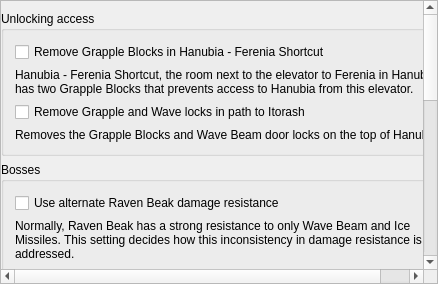
<?xml version="1.0" encoding="UTF-8"?>
<ui version="4.0">
 <class>PresetDreadPatches</class>
 <widget class="QMainWindow" name="PresetDreadPatches">
  <property name="geometry">
   <rect>
    <x>0</x>
    <y>0</y>
    <width>438</width>
    <height>284</height>
   </rect>
  </property>
  <property name="windowTitle">
   <string>Other</string>
  </property>
  <widget class="QWidget" name="centralWidget">
   <property name="maximumSize">
    <size>
     <width>16777215</width>
     <height>16777215</height>
    </size>
   </property>
   <layout class="QVBoxLayout" name="verticalLayout">
    <property name="leftMargin">
     <number>0</number>
    </property>
    <property name="topMargin">
     <number>0</number>
    </property>
    <property name="rightMargin">
     <number>0</number>
    </property>
    <property name="bottomMargin">
     <number>0</number>
    </property>
    <item>
     <widget class="QScrollArea" name="scroll_area">
      <property name="widgetResizable">
       <bool>true</bool>
      </property>
      <widget class="QWidget" name="scroll_contents">
       <property name="geometry">
        <rect>
         <x>0</x>
         <y>0</y>
         <width>498</width>
         <height>754</height>
        </rect>
       </property>
       <layout class="QVBoxLayout" name="scroll_layout">
        <property name="leftMargin">
         <number>0</number>
        </property>
        <property name="topMargin">
         <number>2</number>
        </property>
        <property name="rightMargin">
         <number>0</number>
        </property>
        <property name="bottomMargin">
         <number>0</number>
        </property>
        <item>
         <spacer name="top_spacer">
          <property name="orientation">
           <enum>Qt::Vertical</enum>
          </property>
          <property name="sizeType">
           <enum>QSizePolicy::Fixed</enum>
          </property>
          <property name="sizeHint" stdset="0">
           <size>
            <width>20</width>
            <height>8</height>
           </size>
          </property>
         </spacer>
        </item>
        <item>
         <widget class="QGroupBox" name="unlock_group">
          <property name="title">
           <string>Unlocking access</string>
          </property>
          <layout class="QVBoxLayout" name="unlock_layout">
           <item>
            <widget class="QCheckBox" name="hanubia_shortcut_no_grapple_check">
             <property name="text">
              <string>Remove Grapple Blocks in Hanubia - Ferenia Shortcut</string>
             </property>
            </widget>
           </item>
           <item>
            <widget class="QLabel" name="hanubia_shortcut_no_grapple_label">
             <property name="text">
              <string>&lt;html&gt;&lt;head/&gt;&lt;body&gt;&lt;p&gt;Hanubia - Ferenia Shortcut, the room next to the elevator to Ferenia in Hanubia, has two Grapple Blocks that prevents access to Hanubia from this elevator.&lt;/p&gt;&lt;/body&gt;&lt;/html&gt;</string>
             </property>
             <property name="wordWrap">
              <bool>true</bool>
             </property>
            </widget>
           </item>
           <item>
            <widget class="QCheckBox" name="hanubia_easier_path_to_itorash_check">
             <property name="text">
              <string>Remove Grapple and Wave locks in path to Itorash</string>
             </property>
            </widget>
           </item>
           <item>
            <widget class="QLabel" name="hanubia_easier_path_to_itorash_label">
             <property name="text">
              <string>Removes the Grapple Blocks and Wave Beam door locks on the top of Hanubia.</string>
             </property>
            </widget>
           </item>
          </layout>
         </widget>
        </item>
        <item>
         <widget class="QGroupBox" name="bosses_group">
          <property name="title">
           <string>Bosses</string>
          </property>
          <layout class="QVBoxLayout" name="raven_beak_damage_table_handling_layout">
           <item>
            <widget class="QCheckBox" name="raven_beak_damage_table_handling_check">
             <property name="text">
              <string>Use alternate Raven Beak damage resistance</string>
             </property>
            </widget>
           </item>
           <item>
            <widget class="QLabel" name="raven_beak_damage_table_handling_label">
             <property name="text">
              <string>Normally, Raven Beak has a strong resistance to only Wave Beam and Ice Missiles. This setting decides how this inconsistency in damage resistance is addressed.

When unchecked, the damage of all weapons will be reduced by the same factor as Wave Beam and Ice Missiles.

When checked, the damage of Wave Beam and Ice Missiles will be increased to match that of Plasma Beam and Super Missiles, respectively.</string>
             </property>
             <property name="wordWrap">
              <bool>true</bool>
             </property>
            </widget>
           </item>
          </layout>
         </widget>
        </item>
        <item>
         <widget class="QGroupBox" name="x_group">
          <property name="title">
           <string>X Parasites</string>
          </property>
          <layout class="QVBoxLayout" name="verticalLayout_2">
           <item>
            <widget class="QCheckBox" name="x_starts_released_check">
             <property name="text">
              <string>Start game with the X already released</string>
             </property>
            </widget>
           </item>
           <item>
            <widget class="QLabel" name="x_starts_released_label">
             <property name="text">
              <string>The X variant of enemies are stronger, making the game harder. This allows access to Golzuna and Experiment Z-57 without having to visit Elun.</string>
             </property>
             <property name="wordWrap">
              <bool>true</bool>
             </property>
            </widget>
           </item>
          </layout>
         </widget>
        </item>
        <item>
         <widget class="QGroupBox" name="miscellaneous_group">
          <property name="title">
           <string>Miscellaneous</string>
          </property>
          <layout class="QVBoxLayout" name="verticalLayout_3">
           <item>
            <widget class="QCheckBox" name="nerf_power_bombs_check">
             <property name="text">
              <string>Power Bomb Limitations</string>
             </property>
            </widget>
           </item>
           <item>
            <widget class="QLabel" name="nerf_power_bombs_label">
             <property name="text">
              <string>The Power Bomb is one of the most powerful abilities in the game, as it can defeat most enemies and some bosses in one hit, as well as open Charge Beam doors, and destroy Enkies. 
This setting removes the ability to destroy Enkies and open Charge Beam doors, making Ice Missiles and Charge Beam much more valuable. </string>
             </property>
             <property name="wordWrap">
              <bool>true</bool>
             </property>
            </widget>
           </item>
           <item>
            <widget class="QCheckBox" name="skip_item_popups_check">
             <property name="text">
              <string>Skip Item Acquisition Popups</string>
             </property>
            </widget>
           </item>
           <item>
            <widget class="QLabel" name="skip_item_popups_label">
             <property name="text">
              <string>This setting causes the popup dialogs shown when collecting pickups to be skipped. Instead, a message is shown near the top of the screen for several seconds after collecting an 
item, similar to the messages shown when receiving items in a Multiworld game.
              </string>
             </property>
             <property name="wordWrap">
              <bool>true</bool>
             </property>
            </widget>
           </item>
          </layout>
         </widget>
        </item>
        <item>
         <spacer name="verticalSpacer">
          <property name="orientation">
           <enum>Qt::Vertical</enum>
          </property>
          <property name="sizeHint" stdset="0">
           <size>
            <width>20</width>
            <height>40</height>
           </size>
          </property>
         </spacer>
        </item>
       </layout>
      </widget>
     </widget>
    </item>
   </layout>
  </widget>
 </widget>
 <layoutdefault spacing="6" margin="11"/>
 <resources/>
 <connections/>
</ui>
